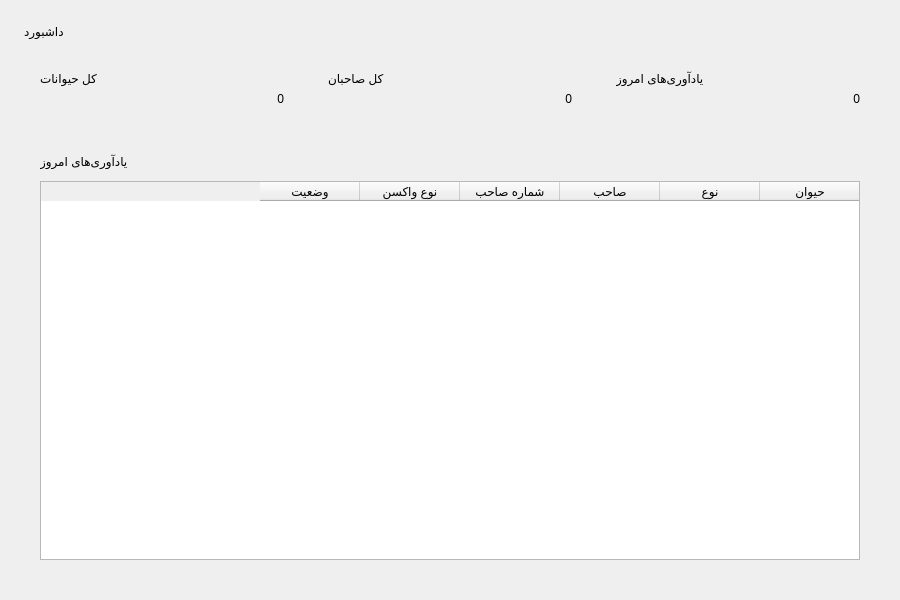
<?xml version="1.0" encoding="UTF-8"?>
<ui version="4.0">
 <class>DashboardWidget</class>
 <widget class="QWidget" name="DashboardWidget">
  <property name="geometry">
   <rect><x>0</x><y>0</y><width>900</width><height>600</height></rect>
  </property>
  <property name="layoutDirection">
   <enum>Qt::RightToLeft</enum>
  </property>
  <layout class="QVBoxLayout" name="mainLayout">
   <property name="spacing"><number>16</number></property>
   <property name="leftMargin"><number>24</number></property>
   <property name="topMargin"><number>24</number></property>
   <property name="rightMargin"><number>24</number></property>
   <property name="bottomMargin"><number>24</number></property>

   <item>
    <widget class="QLabel" name="pageTitle">
     <property name="text"><string>داشبورد</string></property>
     <property name="alignment"><set>Qt::AlignRight|Qt::AlignVCenter</set></property>
    </widget>
   </item>

   <item>
    <layout class="QHBoxLayout" name="cardsLayout">
     <property name="spacing"><number>12</number></property>
     <item>
      <widget class="QWidget" name="reminderCard">
       <property name="minimumHeight"><number>88</number></property>
       <layout class="QVBoxLayout" name="reminderCardLayout">
        <property name="spacing"><number>6</number></property>
        <property name="leftMargin"><number>16</number></property>
        <property name="topMargin"><number>16</number></property>
        <property name="rightMargin"><number>16</number></property>
        <property name="bottomMargin"><number>16</number></property>
        <item>
         <widget class="QLabel" name="reminderCardTitle">
          <property name="text"><string>یادآوری‌های امروز</string></property>
          <property name="alignment"><set>Qt::AlignRight|Qt::AlignVCenter</set></property>
         </widget>
        </item>
        <item>
         <widget class="QLabel" name="reminderCountLabel">
          <property name="text"><string>0</string></property>
          <property name="alignment"><set>Qt::AlignRight|Qt::AlignVCenter</set></property>
         </widget>
        </item>
       </layout>
      </widget>
     </item>
     <item>
      <widget class="QWidget" name="ownerCard">
       <property name="minimumHeight"><number>88</number></property>
       <layout class="QVBoxLayout" name="ownerCardLayout">
        <property name="spacing"><number>6</number></property>
        <property name="leftMargin"><number>16</number></property>
        <property name="topMargin"><number>16</number></property>
        <property name="rightMargin"><number>16</number></property>
        <property name="bottomMargin"><number>16</number></property>
        <item>
         <widget class="QLabel" name="ownerCardTitle">
          <property name="text"><string>کل صاحبان</string></property>
          <property name="alignment"><set>Qt::AlignRight|Qt::AlignVCenter</set></property>
         </widget>
        </item>
        <item>
         <widget class="QLabel" name="ownerCountLabel">
          <property name="text"><string>0</string></property>
          <property name="alignment"><set>Qt::AlignRight|Qt::AlignVCenter</set></property>
         </widget>
        </item>
       </layout>
      </widget>
     </item>
     <item>
      <widget class="QWidget" name="animalCard">
       <property name="minimumHeight"><number>88</number></property>
       <layout class="QVBoxLayout" name="animalCardLayout">
        <property name="spacing"><number>6</number></property>
        <property name="leftMargin"><number>16</number></property>
        <property name="topMargin"><number>16</number></property>
        <property name="rightMargin"><number>16</number></property>
        <property name="bottomMargin"><number>16</number></property>
        <item>
         <widget class="QLabel" name="animalCardTitle">
          <property name="text"><string>کل حیوانات</string></property>
          <property name="alignment"><set>Qt::AlignRight|Qt::AlignVCenter</set></property>
         </widget>
        </item>
        <item>
         <widget class="QLabel" name="animalCountLabel">
          <property name="text"><string>0</string></property>
          <property name="alignment"><set>Qt::AlignRight|Qt::AlignVCenter</set></property>
         </widget>
        </item>
       </layout>
      </widget>
     </item>
    </layout>
   </item>

   <item>
    <widget class="QWidget" name="tableCard">
     <layout class="QVBoxLayout" name="tableCardLayout">
      <property name="spacing"><number>12</number></property>
      <property name="leftMargin"><number>16</number></property>
      <property name="topMargin"><number>16</number></property>
      <property name="rightMargin"><number>16</number></property>
      <property name="bottomMargin"><number>16</number></property>
      <item>
       <widget class="QLabel" name="tableTitle">
        <property name="text"><string>یادآوری‌های امروز</string></property>
        <property name="alignment"><set>Qt::AlignRight|Qt::AlignVCenter</set></property>
       </widget>
      </item>
      <item>
       <widget class="QTableWidget" name="remindersTable">
        <property name="layoutDirection"><enum>Qt::RightToLeft</enum></property>
        <property name="editTriggers"><set>QAbstractItemView::NoEditTriggers</set></property>
        <property name="selectionBehavior"><enum>QAbstractItemView::SelectRows</enum></property>
        <property name="showGrid"><bool>false</bool></property>
        <property name="alternatingRowColors"><bool>false</bool></property>
        <column><property name="text"><string>حیوان</string></property></column>
        <column><property name="text"><string>نوع</string></property></column>
        <column><property name="text"><string>صاحب</string></property></column>
        <column><property name="text"><string>شماره صاحب</string></property></column>
        <column><property name="text"><string>نوع واکسن</string></property></column>
        <column><property name="text"><string>وضعیت</string></property></column>
       </widget>
      </item>
     </layout>
    </widget>
   </item>

  </layout>
 </widget>
 <resources/>
 <connections/>
</ui>
